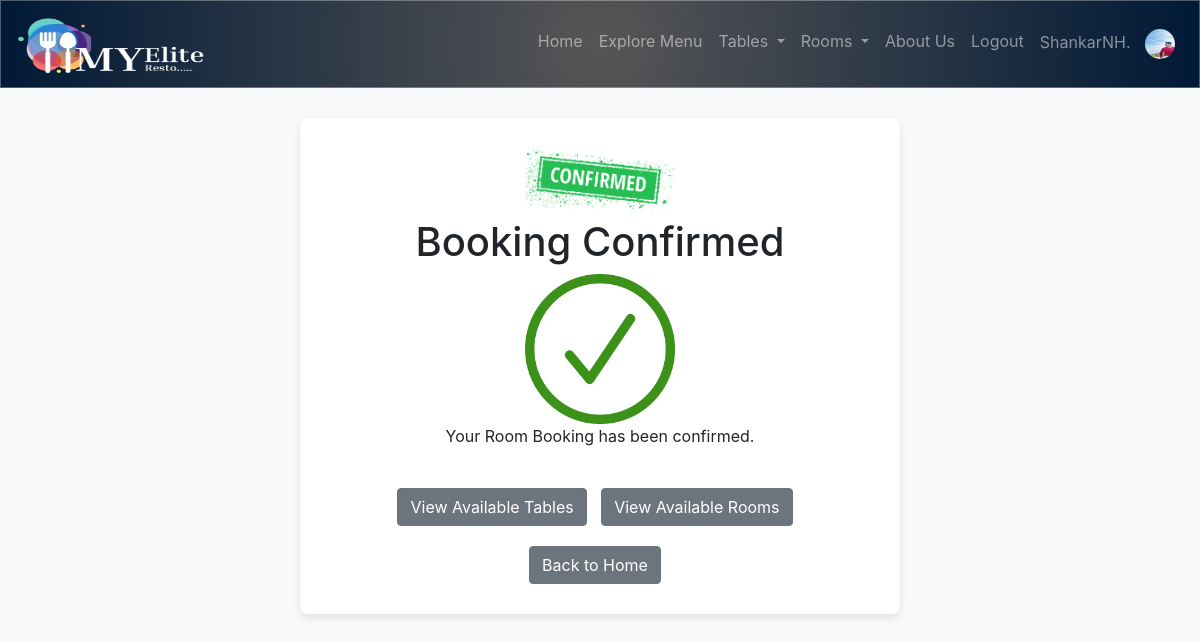
Screenshot of /book-room/booking-confirmation/ (signed in) with the database file from the repository.
### main/models.py (models this page shows)
class User(AbstractUser):
    is_admin = models.BooleanField('Is admin', default=False)
    is_customer = models.BooleanField('Is customer', default=True)
    is_employee = models.BooleanField('Is employee', default=False)
    image = models.ImageField(upload_to='profile_images/', null=True, blank=True)

### book_room/views.py (the view)
# urls.py: path('booking-confirmation/', views.booking_confirmation, name='booking_confirmation'),
def booking_confirmation(request):
    return render(request, 'book_room/booking_confirmation.html')

### book_room/templates/book_room/booking_confirmation.html (shortened to what this page needs)
{% load static %}
{% include "navbar.html" %}
<!DOCTYPE html>
<html lang="en">
<head>
    <link rel="stylesheet" href="https://stackpath.bootstrapcdn.com/bootstrap/4.5.2/css/bootstrap.min.css">
</head>
<body>
    <div class="container1">
        <img src="{% static 'assets/confirmed.png' %}" alt="Confirmation" class="logo1">
        <h1>Booking Confirmed</h1>
        <img src="{% static 'assets/confirmed1.png' %}" alt="Confirmation" class="logo1">
        <p>Your Room Booking has been confirmed.</p>
        <div class="button-group">
            <a href="{% url 'view_available_tables' %}" class="btn btn-secondary">View Available Tables</a>
            <a href="{% url 'view_available_rooms' %}" class="btn btn-secondary">View Available Rooms</a>
            <a href="{% url 'index' %}" class="btn btn-secondary">Back to Home</a>
        </div>
    </div>
</body>
</html>

### main/templates/navbar.html (shortened to what this page needs)
{% load static %}
<!DOCTYPE html>
<html lang="en">
<head>
    <link rel="stylesheet" href="{% static 'css/styles.css' %}">
    <link rel="stylesheet" href="https://stackpath.bootstrapcdn.com/bootstrap/4.5.2/css/bootstrap.min.css">
</head>
<body>
    <nav class="navbar navbar-expand-lg navbar-dark">
        <a class="navbar-brand" href="{% url 'index' %}">
            <img src="{% static 'D:/Final_Resto/static/assets/LOGO.png' %}" alt="Logo" style="height: 60px;width:240px;">
        </a>
        <div class="collapse navbar-collapse" id="navbarNav">
            <ul class="navbar-nav ml-auto">
                {% if user.is_authenticated %}
                    <li class="nav-item">
                        <a class="nav-link" href="{% url 'index' %}">Home</a>
                    </li>
                    <li class="nav-item">
                        <a class="nav-link" href="/menu/">Explore Menu</a>
                    </li>
                    <li class="nav-item dropdown">
                        <a class="nav-link dropdown-toggle" href="#" id="navbarDropdown" role="button" data-toggle="dropdown" aria-haspopup="true" aria-expanded="false">
                            Tables
                        </a>
                    </li>
                    <li class="nav-item dropdown">
                        <a class="nav-link dropdown-toggle" href="#" id="navbarDropdownRooms" role="button" data-toggle="dropdown" aria-haspopup="true" aria-expanded="false">
                            Rooms
                        </a>
                    </li>
                    <li class="nav-item"><a class="nav-link" href="{% url 'about' %}">About Us</a></li>
                    <li class="nav-item">
                        <a class="nav-link" href="{% url 'logout' %}">Logout</a>
                    </li>
                    <li class="nav-item">
                        <a class="nav-link" href="{% url 'manage_profile' user.id %}">
                            {{ user.username }}
                            {% if user.image %}
                                <img class="profile-image" src="{{ user.image.url }}" alt="{{ user.username }}">
                            {% else %}
                                <img class="profile-image" src="{% static 'images/default-profile.png' %}" alt="{{ user.username }}">
                            {% endif %}
                        </a>
                    </li>
                {% endif %}
            </ul>
        </div>
    </nav>
</body>
</html>

### main/templates/navbar.html (style rules this page uses)
.navbar { background: radial-gradient(circle, rgba(87,86,86,1) 0%, rgba(0,25,54,1) 100%); backdrop-filter: blur(5px); border: 1px solid rgba(255, 255, 255, 0.3); z-index: 10; }
.navbar-dark .navbar-nav .nav-link { color: #fff; }
.navbar-dark .navbar-brand { color: #fff; }
.profile-image { width: 30px; height: 30px; border-radius: 50%; margin-left: 10px; }

### book_room/templates/book_room/booking_confirmation.html (style rules this page uses)
body { background-color: #f8f9fa; margin: 0; padding: 0; display: flex; flex-direction: column; min-height: 100vh; }
.container1 { max-width: 600px; margin: 30px auto; padding: 30px; background-color: #fff; border-radius: 8px; box-shadow: 0 4px 8px rgba(0, 0, 0, 0.1); text-align: center; }
.logo1 { display: block; margin: 0 auto; width: 150px; }
.btn-primary1, .btn-secondary { margin-top: 20px; margin-right: 10px; }
.button-group { margin-top: 20px; text-align: center; }

### rows the page displays
User: username "ShankarNH.", image (picture)
